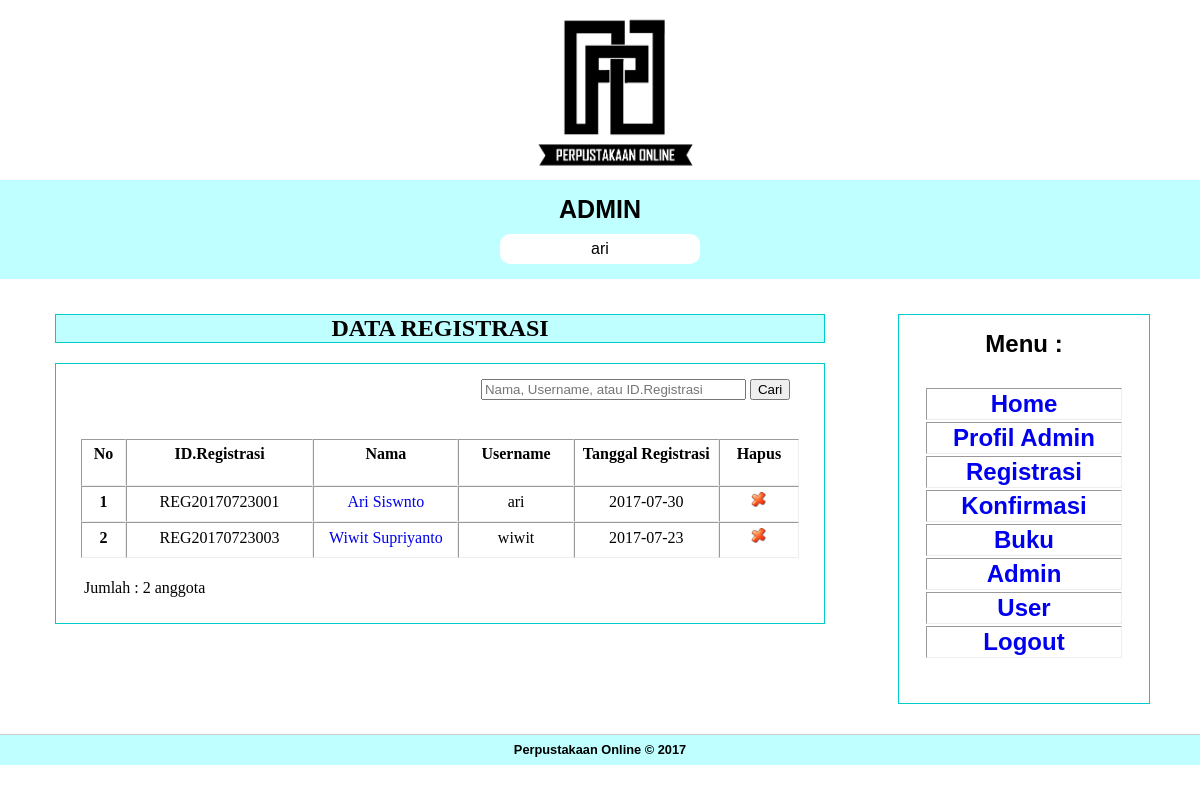
Screenshot of /admin/index.php?page=reg_data (signed in) with the database file from the repository.
### tables this page shows
CREATE TABLE IF NOT EXISTS `tb_registrasi` (
  `id_registrasi` varchar(14) NOT NULL,
  `nama` varchar(50) NOT NULL,
  `username` varchar(20) NOT NULL,
  `password` varchar(20) NOT NULL,
  `tempat` varchar(20) NOT NULL,
  `tgl_lahir` date NOT NULL,
  `no_telepon` varchar(20) NOT NULL,
  `tgl_registrasi` date NOT NULL,
  `kelamin` enum('L','P') NOT NULL,
  PRIMARY KEY (`id_registrasi`),
  UNIQUE KEY `username` (`username`)
);

### admin/reg_data.php (the view, shortened to what this page needs)
<link rel="stylesheet" type="text/css" href="../artikelcss.css">
<div id="judul">DATA REGISTRASI</div>
<div id="tabel">
<div align="left">
  <table width="100%" height="auto" align="center" cellspacing="0" cellpadding="5" border="0">
    <thead align="center">
      <tr>
        <td width="22%">&nbsp;</td>
        <td width="33%"><strong><a style="text-decoration: none; color: #000;" href="?page=buku_input"  ></a></strong></td>
        <td width="45%" height="47">
        <form action="?page=reg_cari" method="post">
          <div align="left"><strong><a style="text-decoration: none; color: #000;" href="?page=reg_input"  ></a></strong>
            <input type="text" name="cari" size="30" placeholder="Nama, Username, atau ID.Registrasi" required>
            <input type="submit" name="button" id="submit" value="Cari" />
          </div>
        </form>
        </td>
        </tr>
      </thead>
  </table>
</div>
<p>&nbsp;</p>
<table width="100%" height="auto" align="center" cellspacing="0" cellpadding="5" border="1">
  <thead align="center">
    <tr>
      <td width="10" height="47"><strong>No</strong></td>
      <td width="90"><strong>ID.Registrasi</strong></td>
      <td width="90"><strong>Nama</strong></td>
      <td width="50"><strong>Username</strong></td>
      <td width="90"><strong>Tanggal Registrasi</strong></td>
      <td width="10"><strong>Hapus</strong></td>
    </tr>
  </thead>
  <?php
	$query = "SELECT * FROM tb_registrasi ORDER by id_registrasi";
	$sql = mysql_query($query);
	$total = mysql_num_rows($sql);
	$no = 1;
	while ($data=mysql_fetch_array($sql)) { ?>
  <tbody align="center">
    <tr>
		<td height="36"><h6><?php echo $no; ?></h6></td>
        <td><?php echo $data['id_registrasi']; ?></td>
		<td><a style="text-decoration: none;" href="?page=reg_detail&id_registrasi=<?php echo $data['id_registrasi']; ?>"> <?php echo $data['nama']; ?></a></td>
		<td><?php echo $data['username']; ?></td>
        <td><?php echo $data['tgl_registrasi']; ?></td>
        <td><a href="?page=reg_hapus&id_registrasi=<?php echo $data['id_registrasi']; ?>" onclick="return confirm('Anda yakin ingin menghapus data registrasi <?php echo $data['nama']; ?> ?')"><img src="../images/hapus.png"/ width="15px" height="15px"></a></td>
	</tr>
    <?php $no++; } ?>
  </tbody>
</table>
<p>&nbsp;</p>
<table width="100%" style="border:0px solid #9cc;">
  <tr>
    <td width="50%">Jumlah : <?php echo $total; ?> anggota</td>
  </tr>
</table>
<p>&nbsp;</p>
</div>
<p>&nbsp;</p>
<p>&nbsp;</p>

### artikelcss.css (style rules this page uses)
#tabel { height: auto; width: auto; border: 1px solid #0CC; padding: 10px 25px 5px; text-align: left; }
#judul { border: 1px solid #0cc; text-align: center; font-weight: bold; font-size: 24px; margin-bottom: 20px; background-color: #BFFFFF; }

### rows the page displays
tb_registrasi: id_registrasi "REG20170723001", nama "Ari Siswnto", username "ari", tgl_registrasi "2017-07-30"
tb_registrasi: id_registrasi "REG20170723003", nama "Wiwit Supriyanto", username "wiwit", tgl_registrasi "2017-07-23"

### other values shown
$_SESSION['username'] "ari"
$total "2"
